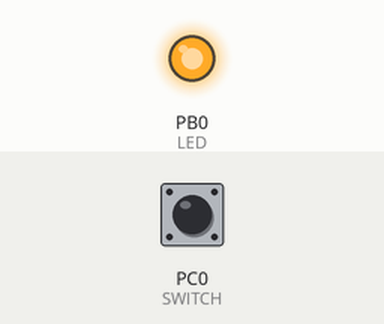
The program below on a simulated ATmega128, built with avr-gcc and emulated at 16 MHz. On the bench: output pins drawn as LEDs (lit = HIGH). The inputs (shaded band) are chosen by the test bench; at power-on: PC0 (SWITCH) HIGH.

Above: at 1.2 s.
1.3 s: PC0 (SWITCH) pulled LOW for 0.15 s
At 1.37 s:
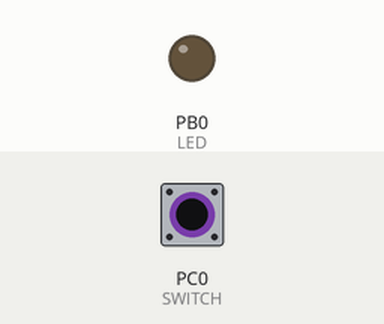
2.9 s: PC0 (SWITCH) pulled LOW for 3.2 s
At 6.9 s:
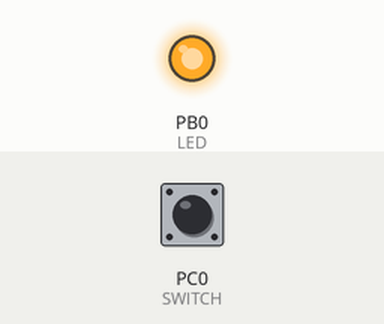
Timing chart, 0 to 8.4 s (numbered marks = the images above; inputs shaded):
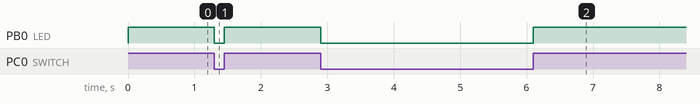

Measured:
- after the input at 1.3 s, PB0 (LED): HIGH → LOW at once, → HIGH 0.15 s later
- after the input at 2.9 s, PB0 (LED): HIGH → LOW at once, → HIGH 3.2 s later

The program:

main.c
```c
/*
 * ATmega128breakout Switch and a LED.c
 *
 * Created: 05-Apr-16 1:32:33 PM
 * Author : exploreembedded
 */

#include <avr/io.h>
#include <util/delay.h>

#define LED PB0
#define SWITCH PC0

int main()
{


	DDRB = (1 << LED);           // Configure PORTC as output to connect Leds
	DDRC = (0 << SWITCH);           // Configure PORTA as INput to connect switches
	PORTC = (1 << SWITCH);          // Enable The PullUps of PORTA.

	while(1)
	{


		while(((PINC) & (1<<SWITCH)) == 1)
		{
			PORTB |= (1<<LED);
		}
		PORTB &= ~(1<<LED);
	}

	return 0;
}
```

delay.c
```c
// (licence header left out)
/***************************************************************************************************
                            Revision History
 ****************************************************************************************************
15.0: Initial version
 ***************************************************************************************************/

#include <util\delay.h>
#include"delay.h"

/***************************************************************************************************
                         void DELAY_us(uint16_t us_count)
 ****************************************************************************************************
 * I/P Arguments: uint16_t.
 * Return value	: none

 * description :
         This function is used generate delay in us.
         It generates a delay of approximate 1us for each count,
         if 5000 is passed as the argument then it generates a delay of 5ms.

 ***************************************************************************************************/
void DELAY_us(uint16_t us_count)
{
    while (us_count != 0)
    {
        _delay_us(1);
		us_count--;
    }
}

/***************************************************************************************************
                         void DELAY_ms(uint16_t ms_count)
 ****************************************************************************************************
 * I/P Arguments: uint16_t.
 * Return value	: none

 * description:
     This function is used generate delay in ms.
     It generates a delay of 1ms for each count,
     if 1000 is passed as the argument then it generates delay of 1000ms(1sec)
 ***************************************************************************************************/
void DELAY_ms(uint16_t ms_count)
{
    while (ms_count != 0)
    {
        _delay_us(1000); //DELAY_us is called to generate 1ms delay
        ms_count--;
    }
}


/***************************************************************************************************
                        void DELAY_sec(uint16_t sec_count)
 ****************************************************************************************************
 * I/P Arguments: uint16_t.
 * Return value	: none

 * description:
      This function is used generate delay in sec .
      It generates a approximate delay of 1sec for each count,
      if 10 is passed as the argument then it generates delay of 10sec
 ***************************************************************************************************/
#if (ENABLE_DELAY_sec == 1)

void DELAY_sec(uint16_t sec_count)
{
    while (sec_count != 0) {
        DELAY_ms(1000); //DELAY_ms is called to generate 1sec delay
        sec_count--;
    }
}
#endif
```

delay.h
```c
// (licence header left out)
 /***************************************************************************************************
                             Revision History
****************************************************************************************************
15.0: Initial version
***************************************************************************************************/

#ifndef _DELAY_H
#define _DELAY_H

#include"stdutils.h"

/* Count to generate 1ms delay at 20Mhz clock.
  The value is obtained by toggling the Port pins to generate 2Kz square wave */
#define C_CountForOneMsDelay_U16 300u


/***************************************************************************************************
                 PreCompile configurations to enable/disable the functions
 ***************************************************************************************************
PreCompile configuration to enable or disable the API's.
 1.Required interfaces can be enabled/disabled by configuring its respective macros to 1/0.
***************************************************************************************************/
#define    ENABLE_DELAY_sec     0
/**************************************************************************************************/


/***************************************************************************************************
                             Function prototypes
***************************************************************************************************/
void DELAY_us(uint16_t us_count);
void DELAY_ms(uint16_t ms_count);
void DELAY_sec(uint16_t var_delaySecCount_u16);
/**************************************************************************************************/
#endif
```

eeprom.c
```c
// (licence header left out)
/***************************************************************************************************
                             Revision History
 ****************************************************************************************************
15.0: Initial version
 ***************************************************************************************************/

#include "eeprom.h"
#include <avr\io.h>


/***************************************************************************************************
  void EEPROM_WriteByte(uint16_t v_eepromAddres_u16, uint8_t v_eepromData_u8)
 ***************************************************************************************************
 * I/P Arguments: uint16_t: eeprom_address at which eeprom_data is to be written
                  uint8_t: byte of data to be to be written in eeprom.
 * Return value	: none

 * description: This function is used to write the data at specified EEPROM_address..

 **************************************************************************************************/
void EEPROM_WriteByte(uint16_t v_eepromAddress_u16, uint8_t v_eepromData_u8)
{
	while(util_IsBitSet(EECR,EEWE)); // Wait for completion of previous write.
	                                 // EEWE will be cleared by hardware once Eeprom write is completed.

	EEAR = v_eepromAddress_u16;  //Load the eeprom address and data
	EEDR = v_eepromData_u8;

	util_BitSet(EECR,EEMWE);    // Eeprom Master Write Enable
	util_BitSet(EECR,EEWE);     // Start eeprom write by setting EEWE
}


/***************************************************************************************************
               uint8_t EEPROM_ReadByte(uint16_t v_eepromAddres_u16)
 ***************************************************************************************************
 * I/P Arguments: uint16_t: eeprom_address from where eeprom_data is to be read.
 * Return value	: uint8_t: data read from Eeprom.

 * description: This function is used to read the data from specified EEPROM_address.
 ***************************************************************************************************/
uint8_t EEPROM_ReadByte(uint16_t v_eepromAddress_u16)
{
	while(util_IsBitSet(EECR,EEWE));  //Wait for completion of previous write if any.

	EEAR = v_eepromAddress_u16;    //Load the address from where the data needs to be read.
	util_BitSet(EECR,EERE);   // start eeprom read by setting EERE

	return EEDR;             // Return data from data register
}


/***************************************************************************************************
void EEPROM_WriteNBytes(uint16_t v_eepromAddress_u16, uint8_t *ptr_ramAddress_u8, uint16_t v_numOfBytes_u16)
 ***************************************************************************************************
 * I/P Arguments: uint16_t,: eeprom_address from where the N-bytes are to be written.
                  uint8_t*: Buffer(Pointer) containing the N-Bytes of data to be written in Eeprom.
                  uint16_t :  Number of bytes to be written

 * Return value	: none

 * description:
            This function is used to write N-bytes of data at specified EEPROM_address.
 ***************************************************************************************************/
#if ( ENABLE_EEPROM_WriteNBytes == 1)
void EEPROM_WriteNBytes(uint16_t v_eepromAddress_u16, uint8_t *ptr_ramAddress_u8, uint16_t v_numOfBytes_u16)
{
	while(v_numOfBytes_u16 !=  0)
	{
		EEPROM_WriteByte(v_eepromAddress_u16,*ptr_ramAddress_u8); //Write a byte from RAM to EEPROM
		v_eepromAddress_u16++;					   //Increment the Eeprom Address
		ptr_ramAddress_u8++;						   //Increment the RAM Address
		v_numOfBytes_u16--;					   //Decrement NoOfBytes after writing each Byte
	}
}
#endif


/***************************************************************************************************
void EEPROM_ReadNBytes(uint16_t v_eepromAddress_16, uint8_t *ptr_ramAddress_u8, uint16_t v_numOfBytes_u16)
 ***************************************************************************************************
 * I/P Arguments: uint16_t,: eeprom_address from where the N-bytes is to be read.
                  uint8_t*: Pointer to copy the N-bytes read from Eeprom.
                  uint16_t :  Number of bytes to be Read

 * Return value	: none

 * description:
            This function is used to Read N-bytes of data from specified EEPROM_address.
            The data read from the eeprom will be copied into the specified RamAddress.

	##Note:	Care should be taken to allocate enough buffer to read the data.
 ***************************************************************************************************/
#if ( ENABLE_EEPROM_ReadNBytes == 1)
void EEPROM_ReadNBytes(uint16_t v_eepromAddress_16, uint8_t *ptr_ramAddress_u8, uint16_t v_numOfBytes_u16)
{
	while(v_numOfBytes_u16 !=  0)
	{
		*ptr_ramAddress_u8 = EEPROM_ReadByte(v_eepromAddress_16);//Read a byte from EEPROM to RAM
		v_eepromAddress_16++;						//Increment the EEPROM Address
		ptr_ramAddress_u8++;							//Increment the RAM Address
		v_numOfBytes_u16--;						//Decrement NoOfBytes after Reading each Byte

	}
}
#endif


/***************************************************************************************************
 void EEPROM_WriteString(uint16_t v_eepromAddress_u16, uint8_t *ptr_stringPointer_u8)
 ***************************************************************************************************
 * I/P Arguments: uint16_t,: eeprom_address where the String is to be written.
                  char*: Pointer to String which has to be written.

 * Return value	: none

 * description:This function is used to Write a String at specified EEPROM_address.

   NOTE: Null char is also written into the eeprom.
 ***************************************************************************************************/
#if ( ENABLE_EEPROM_WriteString == 1)
void EEPROM_WriteString(uint16_t v_eepromAddress_u16, uint8_t *ptr_stringPointer_u8)
{
	do
	{
		EEPROM_WriteByte(v_eepromAddress_u16,*ptr_stringPointer_u8); //Write a byte from RAM to EEPROM
		ptr_stringPointer_u8++;								//Increment the RAM Address
		v_eepromAddress_u16++;								//Increment the Eeprom Address
	}while(*(ptr_stringPointer_u8-1) !=0);
}
#endif


/***************************************************************************************************
void EEPROM_ReadString(uint16_t v_eepromAddress_u16, uint8_t *ptr_destStringAddress_u8)
 ***************************************************************************************************
 * I/P Arguments: uint16_t,: eeprom_address from where the String is to be read.
                  char*: Pointer into which the String is to be read.

 * Return value	: none

 * description:This function is used to Read a String from specified EEPROM_address.
           The string read from eeprom will be copied to specified buffer along with NULL character
 ***************************************************************************************************/
#if ( ENABLE_EEPROM_ReadString == 1)
void EEPROM_ReadString(uint16_t v_eepromAddress_u16, uint8_t *ptr_destStringAddress_u8)
{
	char eeprom_data;

	do
	{
		eeprom_data = EEPROM_ReadByte(v_eepromAddress_u16); //Read a byte from EEPROM to RAM
		*ptr_destStringAddress_u8 = eeprom_data;			 //Copy the data into String Buffer
		ptr_destStringAddress_u8++;						 //Increment the RAM Address
		v_eepromAddress_u16++;							 //Increment the Eeprom Address
	}while(eeprom_data!=0);
}
#endif


/***************************************************************************************************
                                   void EEPROM_Erase()
 ***************************************************************************************************
 * I/P Arguments: none

 * Return value	: none

 * description: This function is used to erase the entire Eeprom memory.
               Complete Eeprom(C_MaxEepromSize_U16) is filled with 0xFF to accomplish the Eeprom Erase.
 ***************************************************************************************************/
#if ( ENABLE_EEPROM_Erase == 1)
void EEPROM_Erase()
{
	uint16_t v_eepromAddress_u16;

	for(v_eepromAddress_u16=0;v_eepromAddress_u16<C_MaxEepromSize_U16;v_eepromAddress_u16++)
	{
		EEPROM_WriteByte(v_eepromAddress_u16,0xffu); // Write Each memory location with OxFF
	}
}
#endif
```

eeprom.h
```c
// (licence header left out)
/***************************************************************************************************
                             Revision History
 ****************************************************************************************************
15.0: Initial version
 ***************************************************************************************************/
#ifndef _EEPROM_H
#define _EEPROM_H

#include <avr\io.h>
#include "stdutils.h"


/***************************************************************************************************
                             Commonly used Eeprom macros/Constants
***************************************************************************************************
The below value should be set referring the respective controller data sheet*/
#define C_MaxEepromSize_U16 1024
/**************************************************************************************************/


/***************************************************************************************************
                 PreCompile configurations to enable/disable the functions
 ***************************************************************************************************
PreCompile configuration to enable or disable the API's.
 1.Required interfaces can be enabled/disabled by configuring its respective macros to 1/0.
 2. By default all the API's are disabled.
***************************************************************************************************/
#define    ENABLE_EEPROM_WriteNBytes   0
#define    ENABLE_EEPROM_ReadNBytes    0
#define    ENABLE_EEPROM_WriteString   1
#define    ENABLE_EEPROM_ReadString    1
#define    ENABLE_EEPROM_Erase         0
/**************************************************************************************************/


/***************************************************************************************************
                             Function Prototypes
 ***************************************************************************************************/
void EEPROM_WriteByte(uint16_t v_eepromAddress_u16, uint8_t v_eepromData_u8);
uint8_t EEPROM_ReadByte(uint16_t v_eepromAddress_u16);
void EEPROM_WriteNBytes(uint16_t v_eepromAddress_u16, uint8_t *ptr_ramAddress_u8, uint16_t v_numOfBytes_u16);
void EEPROM_ReadNBytes(uint16_t v_eepromAddress_16, uint8_t *ptr_ramAddress_u8, uint16_t v_numOfBytes_u16);
void EEPROM_WriteString(uint16_t v_eepromAddress_u16, uint8_t *ptr_stringPointer_u8);
void EEPROM_ReadString(uint16_t v_eepromAddress_u16, uint8_t *ptr_destStringAddress_u8);
void EEPROM_Erase();
/**************************************************************************************************/

#endif
```

i2c.h
```c
// (licence header left out)
/***************************************************************************************************
                             Revision History
****************************************************************************************************
15.0: Initial version
***************************************************************************************************/

#ifndef _I2C_H
#define _I2C_H

#include <avr\io.h>
#include "stdutils.h"


/***************************************************************************************************
                             Function Prototypes
***************************************************************************************************/
void I2C_Init();
void I2C_Start();
void I2C_Stop(void);
void I2C_Write(uint8_t v_i2cData_u8);
uint8_t I2C_Read(uint8_t v_ackOption_u8);
/**************************************************************************************************/

#endif
```

Source omitted: fat32.c (45755 bytes), fat32.h (7876 bytes), i2c.c (6990 bytes), rtc.c (7019 bytes), rtc.h (3945 bytes), sdcard.c (11313 bytes), sdcard.h (3550 bytes), spi.c (4441 bytes), spi.h (2892 bytes), stdutils.h (10735 bytes), uart.c (24657 bytes), uart.h (7697 bytes) and 6 more
